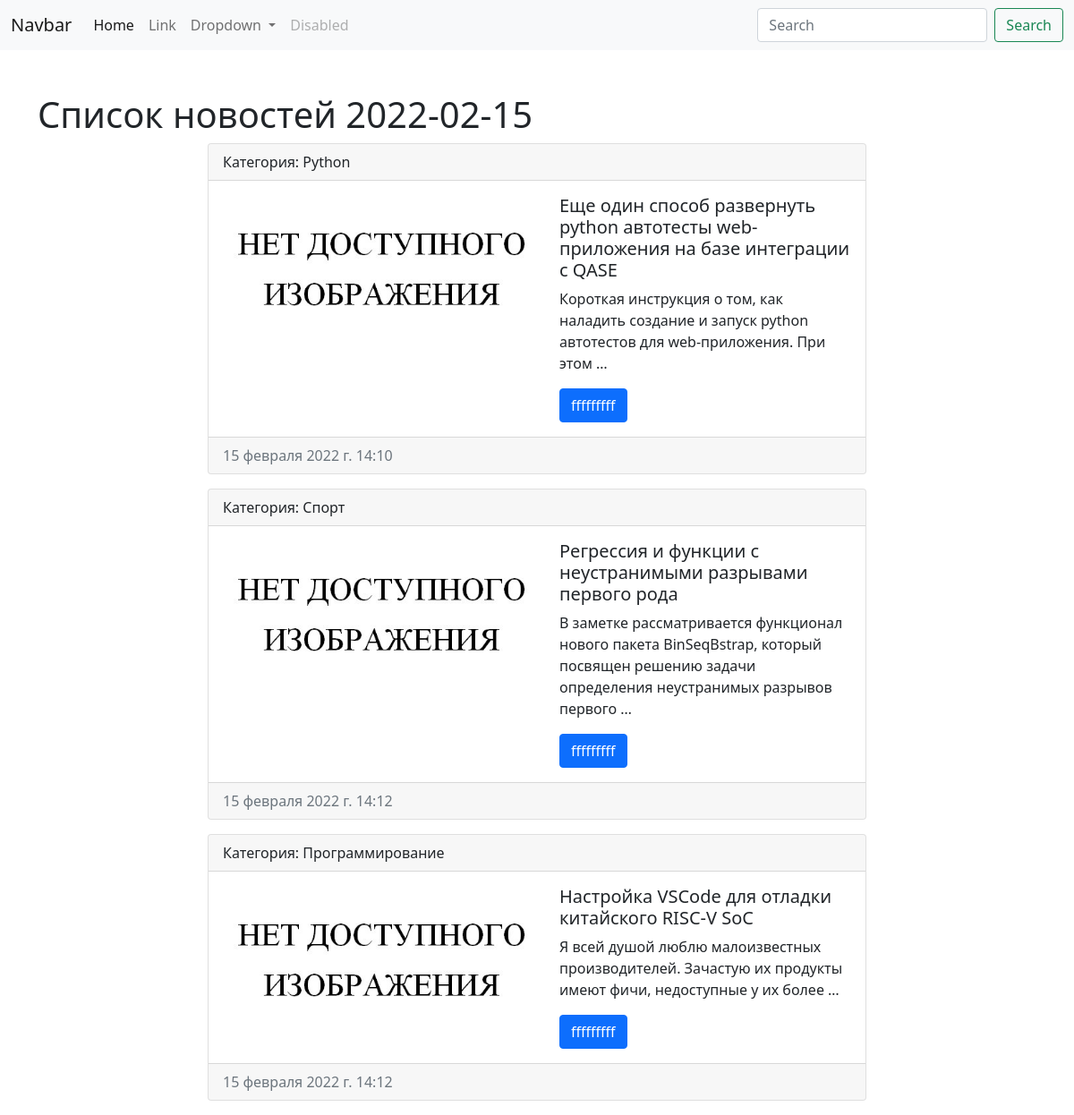
The app's page /archive/2022-02-15/ with its own data.
### news/models.py (models this page shows, shortened)
class MyModel(models.Model):
    caption = models.CharField(max_length=100, verbose_name="Заголовок")
    text = models.TextField()
    created_at = models.DateTimeField(auto_now_add=True, verbose_name="Дата создания")
    updated_at = models.DateTimeField(auto_now=True, verbose_name="Обновленно")
    photo = models.ImageField(upload_to="news/%Y/%m/%d", blank=True)
    is_published = models.BooleanField(default=True, verbose_name="Опубликовано")
    category = models.ForeignKey(Category, on_delete=models.PROTECT, null=True)
    def __str__(self):
        return self.caption
    class Meta:
        verbose_name = "Новость"
        verbose_name_plural = "Новости"
        ordering = ['id']

class Category(models.Model):
    category = models.CharField(max_length=100, db_index=True)
    def __str__(self):
        return self.category
    class Meta:
        verbose_name = "Категория"
        verbose_name_plural = "Категории"
        ordering = ['id']

### news/views.py (the view)
def archiveset(request):
    date = list(map(int, request.get_full_path()[9:-1].split('-')))
    print(date)
    news = MyModel.objects.filter(created_at__date=datetime.date(date[0], date[1], date[2]))
    print(news)
    context = {
        "news": news,
        "title": f"Список новостей {request.get_full_path()[9:-1]}"
    }
    return render(request, "news/test.html", context)

### news/templates/news/test.html (shortened to what this page needs)
<!doctype html>
<html lang="en">
<head>
    <link href="https://cdn.jsdelivr.net/npm/bootstrap@5.1.3/dist/css/bootstrap.min.css" rel="stylesheet"
>
</head>
<body>
<nav class="navbar navbar-expand-lg navbar-light bg-light">
    <div class="container-fluid">
        <a class="navbar-brand" href="#">Navbar</a>
        <div class="collapse navbar-collapse" id="navbarSupportedContent">
            <ul class="navbar-nav me-auto mb-2 mb-lg-0">
                <li class="nav-item">
                    <a class="nav-link active" aria-current="page" href="#">Home</a>
                </li>
                <li class="nav-item">
                    <a class="nav-link" href="/sitemap">Link</a>
                </li>
                <li class="nav-item dropdown">
                    <a class="nav-link dropdown-toggle" href="#" id="navbarDropdown" role="button"
                       data-bs-toggle="dropdown" aria-expanded="false">
                        Dropdown
                    </a>
                </li>
                <li class="nav-item">
                    <a class="nav-link disabled">Disabled</a>
                </li>
            </ul>
            <form class="d-flex">
                <input class="form-control me-2" type="search" placeholder="Search" aria-label="Search">
                <button class="btn btn-outline-success" type="submit">Search</button>
            </form>
        </div>
    </div>
</nav>
<div class="container mt-5">
    <h1>{{title}}</h1>
    <div class="row">
        <div class="col-md-2">
        </div>
        <div class="col-md-8">
            {%for i in news%}
            <div class="card mb-3">
                <div class="card-header">
                    Категория: {{i.category}}
                </div>
                <div class="card-body">
                    <div class="d-flex">
                        <div class="flex-shrink-0">
                            {% if i.photo%}
                            <img src="{{i.photo.url}}" class="card-img-bottom" style="width: 360px" alt="NOT FOUND">
                            {% else %}
                            <img src="/media/news/img.png" class="card-img-bottom" style="width: 360px" alt="NOT FOUND">
                            {% endif %}
                        </div>
                        <div class="flex-grow-1 ms-3">
                            <h5 class="card-title">{{i.caption}}</h5>
                            <p class="card-text">{{i.text|truncatewords:15}}</p>
                            <a href="#" class="btn btn-primary">fffffffff</a>
                        </div>
                    </div>
                </div>
                <div class="card-footer text-muted">
                    {{i.created_at}}
                </div>
            </div>
            {%endfor%}
        </div>
    </div>
</div>
</body>
</html>

### records on screen
MyModel: category "Python", caption "Еще один способ развернуть python автотесты web-приложения на базе интеграции с QASE", text "Короткая инструкция о том, как наладить создание и запуск python автотестов для web-приложения. При этом …", created_at "15 февраля 2022 г. 14:10"
MyModel: category "Спорт", caption "Регрессия и функции с неустранимыми разрывами первого рода", text "В заметке рассматривается функционал нового пакета BinSeqBstrap, который посвящен решению задачи определения неустранимых разрывов первого …", created_at "15 февраля 2022 г. 14:12"
MyModel: category "Программирование", caption "Настройка VSCode для отладки китайского RISC-V SoC", text "Я всей душой люблю малоизвестных производителей. Зачастую их продукты имеют фичи, недоступные у их более …", created_at "15 февраля 2022 г. 14:12"

### other values on screen
{{ title }} "Список новостей 2022-02-15"
